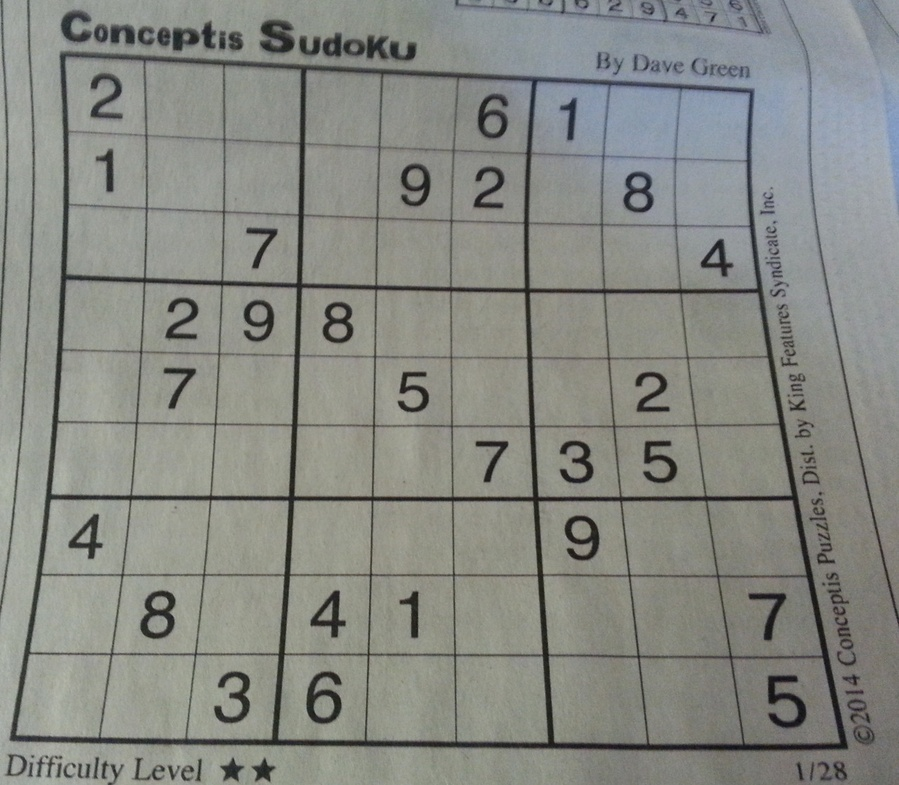
#> input picture OpenCvLearning/dave.jpg, 899 x 785 px, shrunk from 1280 x 1117 before the run
$ python ImageGradient.py   (older library calls are emulated)
#> lines starting #> are read from the running program, lines starting #| are printed output that depends on the picture
"""
For edge detection
High-pass filters, Sobel, Scharr and Laplacian.
http://docs.opencv.org/3.0-beta/doc/py_tutorials/py_imgproc/py_gradients/py_gradients.html#gradients

"""


import cv2
import numpy as np
from matplotlib import pyplot as plt

img = cv2.imread('dave.jpg',0)
#> img: shape (785, 899); min 11, max 189, mean 136

laplacian = cv2.Laplacian(img,cv2.CV_64F)
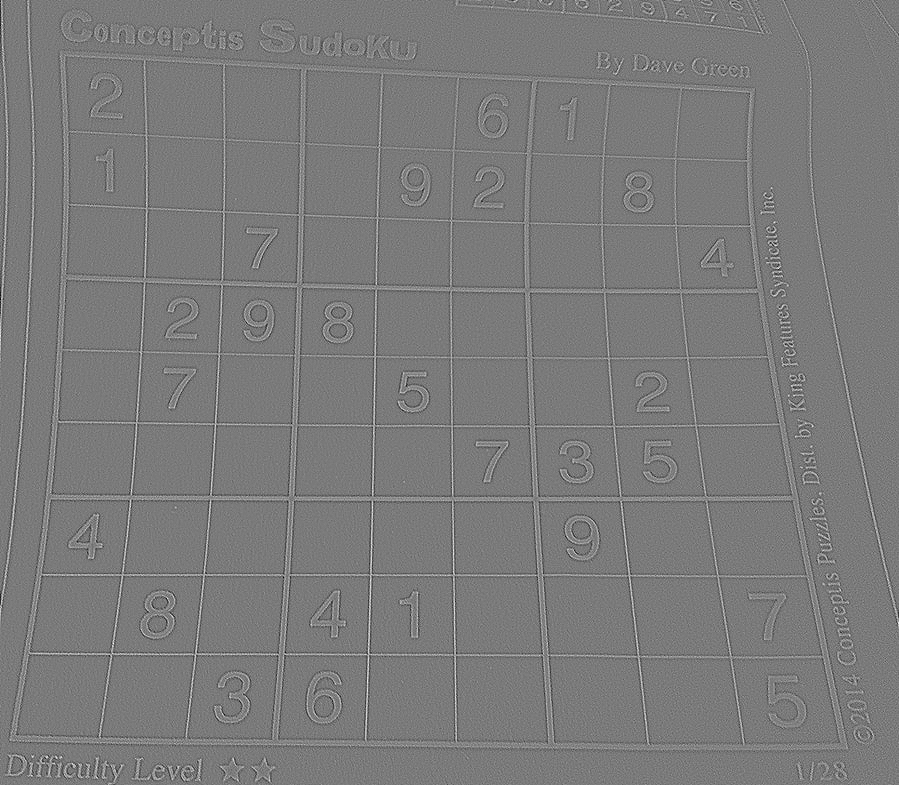
#> laplacian: shape (785, 899) float64; min -147, max 158, mean 0; drawn with min black and max white
sobelx = cv2.Sobel(img,cv2.CV_64F,1,0,ksize=5)
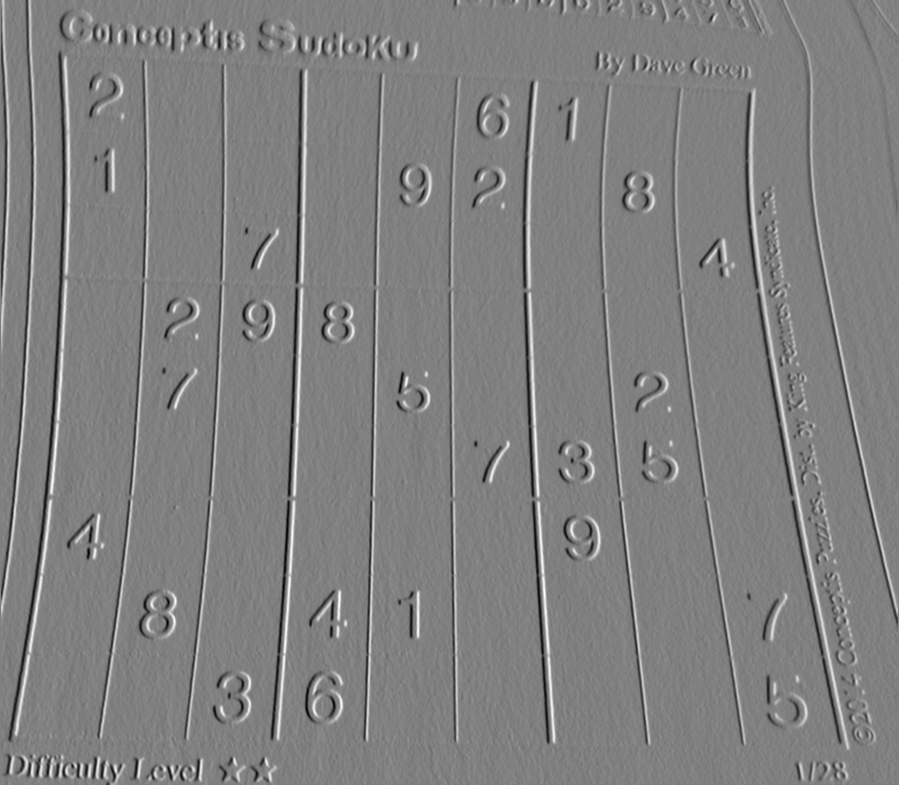
#> sobelx: shape (785, 899) float64; min -5722, max 5632, mean -2.4; drawn with min black and max white
sobely = cv2.Sobel(img,cv2.CV_64F,0,1,ksize=5)
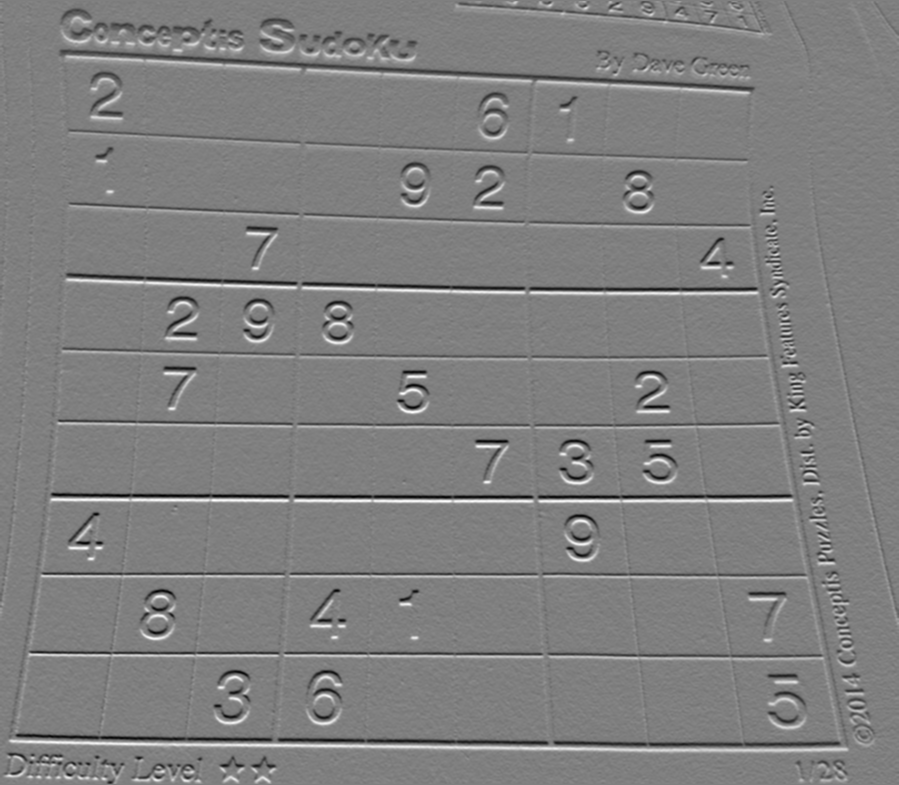
#> sobely: shape (785, 899) float64; min -5126, max 5126, mean -0.2; drawn with min black and max white

plt.subplot(2,2,1),plt.imshow(img,cmap = 'gray')
plt.title('Original'), plt.xticks([]), plt.yticks([])
plt.subplot(2,2,2),plt.imshow(laplacian,cmap = 'gray')
plt.title('Laplacian'), plt.xticks([]), plt.yticks([])
plt.subplot(2,2,3),plt.imshow(sobelx,cmap = 'gray')
plt.title('Sobel X'), plt.xticks([]), plt.yticks([])
plt.subplot(2,2,4),plt.imshow(sobely,cmap = 'gray')
plt.title('Sobel Y'), plt.xticks([]), plt.yticks([])

plt.show()
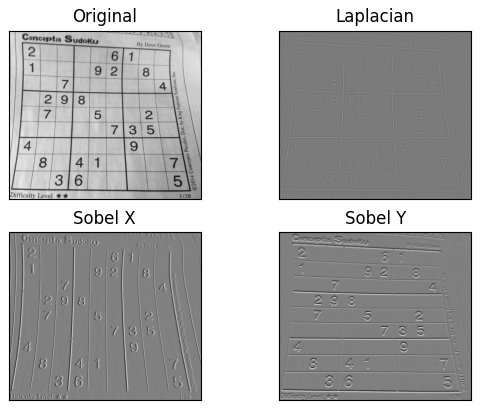
#> figure drawn by matplotlib, 4 panels

$ run again, with OpenCvLearning/12524399_10154053670633988_964364741425780867_n.jpg copied over OpenCvLearning/dave.jpg
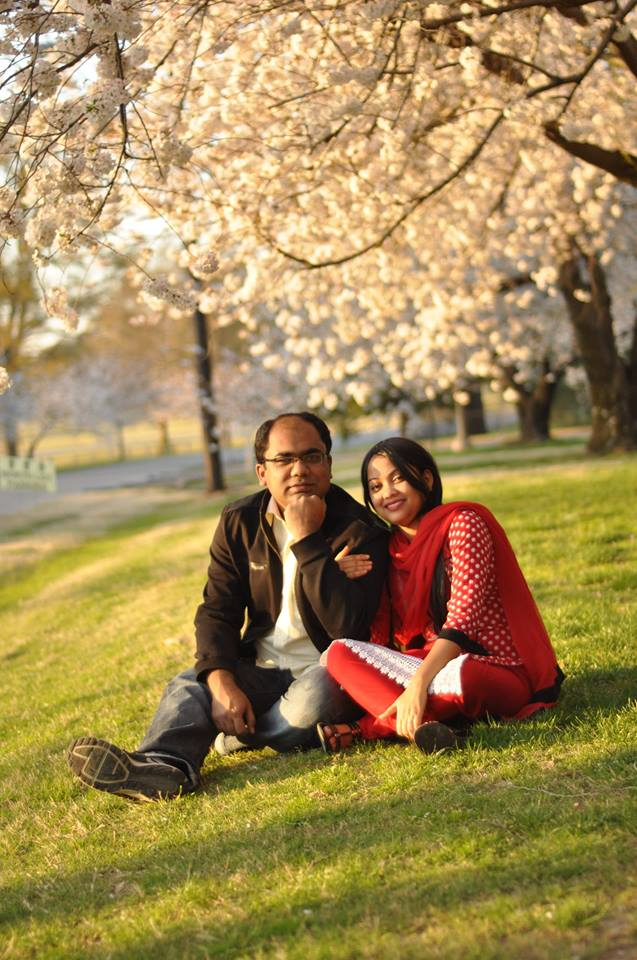
#> input picture OpenCvLearning/12524399_10154053670633988_964364741425780867_n.jpg, 637 x 960 px
#> `img = cv2.imread('dave.jpg',0)`:
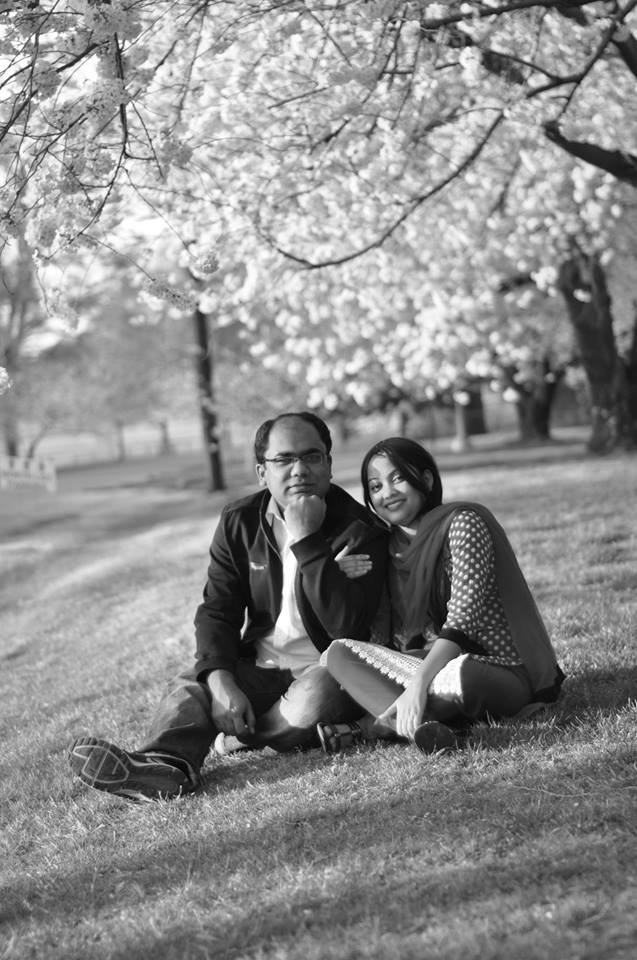
#> img: shape (960, 637); min 0, max 255, mean 139.7
#> `sobely = cv2.Sobel(img,cv2.CV_64F,0,1,ksize=5)`:
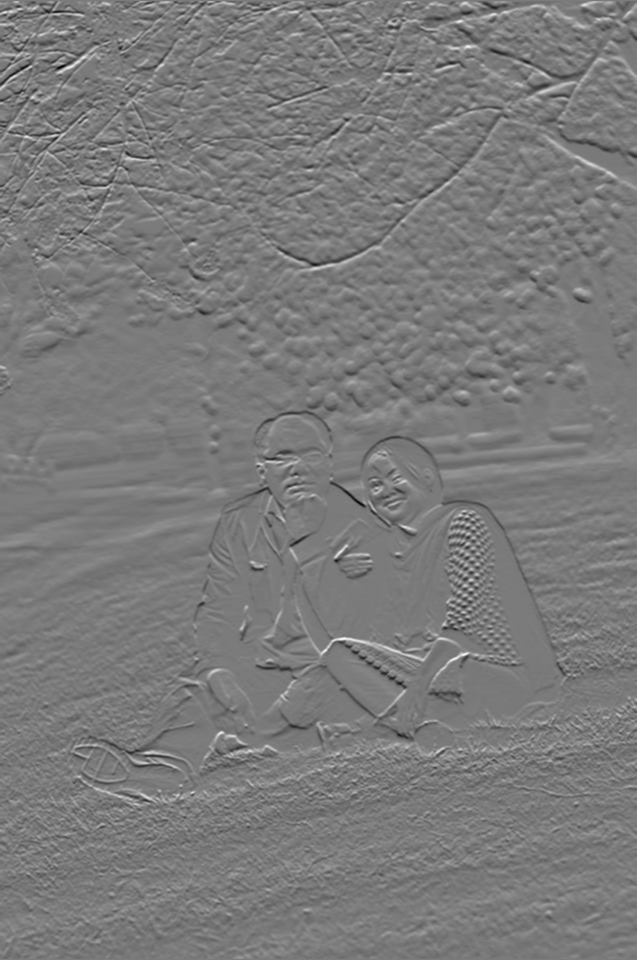
#> sobely: shape (960, 637) float64; min -8800, max 9440, mean -3.2; drawn with min black and max white
